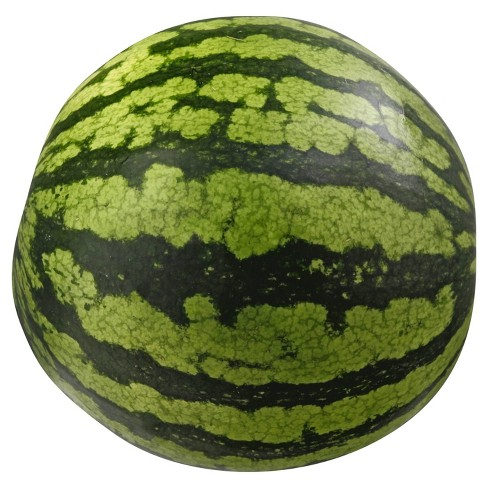
#> input picture watermelon.jpg, 488 x 488 px, given in place of the camera
$ python main.py
#> lines starting #> are read from the running program, lines starting #| are printed output that depends on the picture; after the words box and inside, x2 and y2 are one past the last pixel; in counts of white or black regions, pixels touching at a corner belong together
import cv2
import numpy as np
cap = cv2.VideoCapture(0)

while True:
    res, img = cap.read()
#> img is the input picture: shape (488, 488, 3); mean B, G, R 108.9, 148.4, 139.6
    gImg = cv2.cvtColor(img, cv2.COLOR_BGR2GRAY)
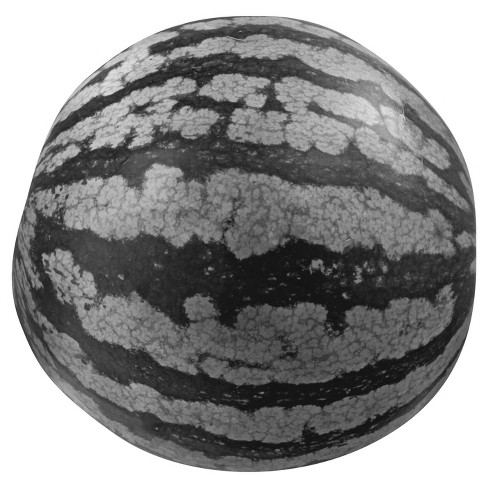
#> gImg: shape (488, 488); min 9, max 255, mean 141.3
    (height, width, depth) = img.shape
#> height = 488; width = 488; depth = 3

    # a rectangular mask that keeps the middle of a picture
    rMask = np.zeros((height, width, 1), np.uint8)
    rMask[(height // 4):3 * (height // 4), (width // 4):3 * (width // 4)] = 255

    # applying a mask to an image (this is a bit weird)
    maskedImg1 = cv2.bitwise_and(img, img, mask=rMask)
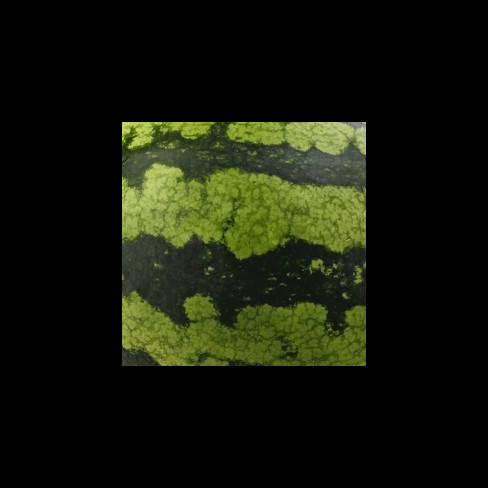
#> maskedImg1: shape (488, 488, 3); mean B, G, R 10.2, 23.9, 20.7

    # Using thresholding to create a mask
    res, tMask = cv2.threshold(gImg, 25, 255, cv2.THRESH_BINARY)
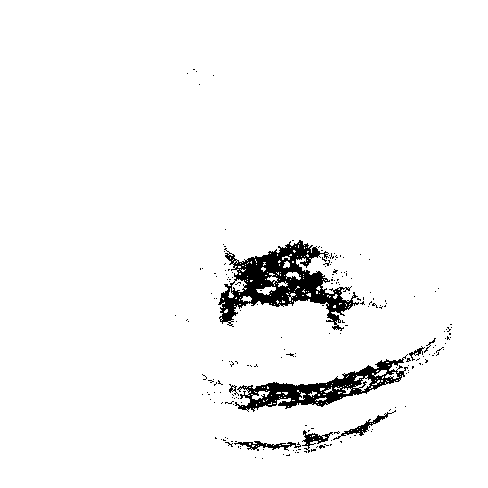
#> tMask: shape (488, 488); 96.2% white; 203 black regions (195 under 20 px), largest, box (x1, y1, x2, y2) and area: (218, 240, 359, 331) 4772, (235, 354, 408, 412) 2853, (333, 410, 396, 440) 265
    maskedImg2 = cv2.bitwise_and(img, img, mask=tMask)
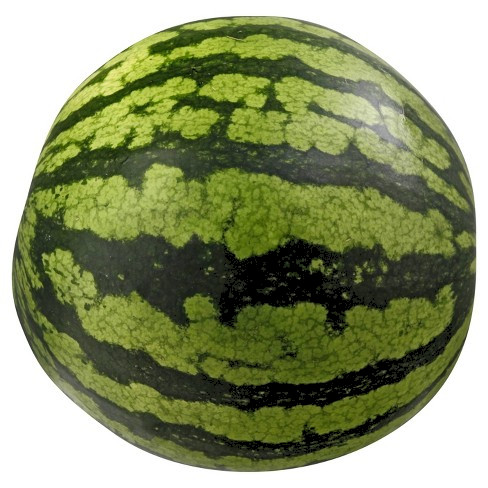
#> maskedImg2: shape (488, 488, 3); mean B, G, R 108.4, 147.4, 138.9

    cv2.imshow("Video", maskedImg2)

    cv2.waitKeyEx(30)
